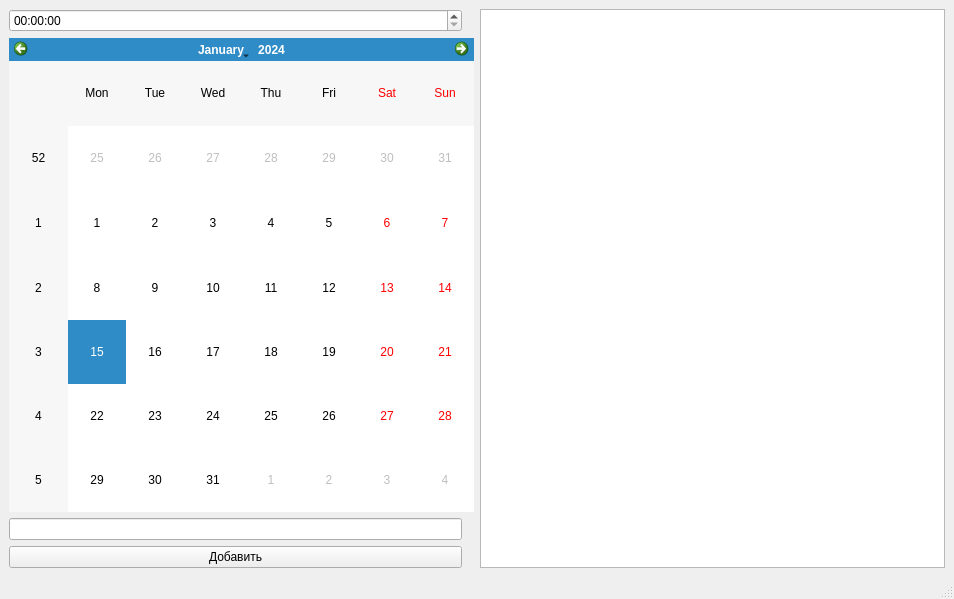
<?xml version="1.0" encoding="UTF-8"?>
<ui version="4.0">
 <class>MainWindow</class>
 <widget class="QMainWindow" name="MainWindow">
  <property name="geometry">
   <rect>
    <x>0</x>
    <y>0</y>
    <width>954</width>
    <height>599</height>
   </rect>
  </property>
  <property name="windowTitle">
   <string>MainWindow</string>
  </property>
  <widget class="QWidget" name="centralwidget">
   <layout class="QGridLayout" name="gridLayout_2">
    <item row="0" column="0">
     <layout class="QGridLayout" name="gridLayout">
      <item row="4" column="0">
       <widget class="QPushButton" name="btn">
        <property name="text">
         <string>Добавить</string>
        </property>
       </widget>
      </item>
      <item row="0" column="0">
       <widget class="QTimeEdit" name="timeEdit"/>
      </item>
      <item row="2" column="0" colspan="3">
       <widget class="QCalendarWidget" name="calendar"/>
      </item>
      <item row="3" column="0">
       <widget class="QLineEdit" name="edit_event"/>
      </item>
     </layout>
    </item>
    <item row="0" column="1">
     <widget class="QListWidget" name="listWidget"/>
    </item>
   </layout>
  </widget>
  <widget class="QMenuBar" name="menubar">
   <property name="geometry">
    <rect>
     <x>0</x>
     <y>0</y>
     <width>954</width>
     <height>26</height>
    </rect>
   </property>
  </widget>
  <widget class="QStatusBar" name="statusbar"/>
 </widget>
 <resources/>
 <connections/>
</ui>
